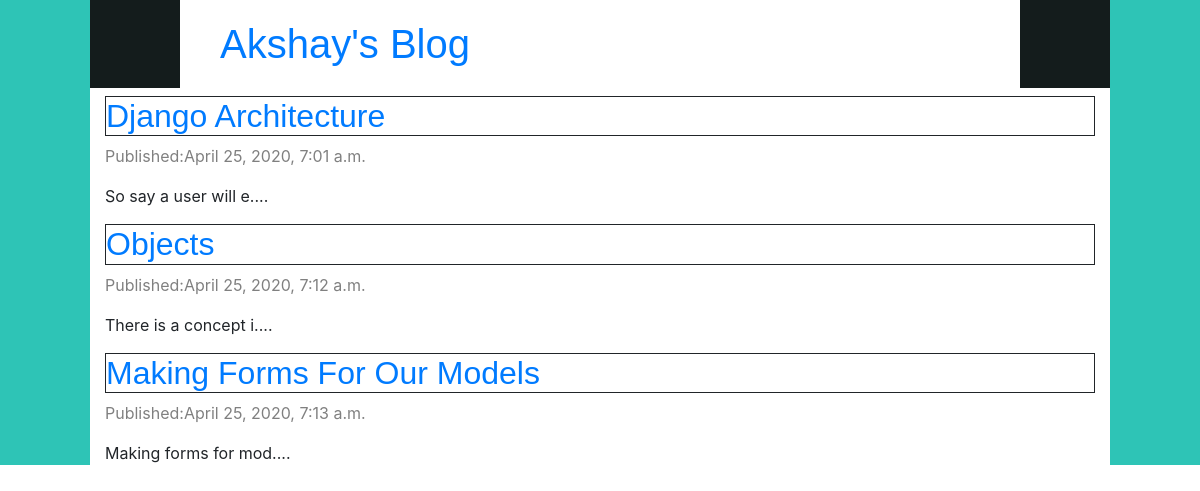
The page / on the database its author committed.
### firstapp/models.py (models this page shows, shortened)
class Post(models.Model):
    author = models.ForeignKey(settings.AUTH_USER_MODEL, on_delete=models.CASCADE)
    title = models.CharField(max_length=200)
    slug = models.SlugField(default='')
    text = models.TextField()
    created_date = models.DateTimeField(default=timezone.now)
    published_date = models.DateTimeField(blank=True, null=True)
    def snippest(self):
        return self.text[:20]+"...."

### firstapp/views.py (the view)
# urls.py: path('',views.index,name='index'),
def index(request):
    posts=Post.objects.filter(published_date__lte=timezone.now()).order_by('published_date')
    my_dict={'posts':posts}
    return render(request,'index.html',context=my_dict)

### templates/index.html
{%extends 'base.html'%}
{%block content%}
<div class="container">
    {%for post in posts%}
      <h2><a href="{% url 'detail' slug=post.slug %}">{{ post.title }}</a></h2>
      <p id="para1">Published:{{post.published_date}}</p>
      <p id="para2">{{post.snippest|linebreaksbr}}</p>
    {% endfor %}
</div>
{%endblock%}

### templates/base.html (shortened to what this page needs)
<!DOCTYPE html>
{%load static%}
<html lang="en" dir="ltr">
  <head>
     <link rel="stylesheet" href="{%static "css/my.css"%}">
     <link rel="stylesheet" href="https://stackpath.bootstrapcdn.com/bootstrap/4.4.1/css/bootstrap.min.css">
  </head>
  <body>
    <div class="wrapper">
      <h1><a href="{%url 'index'%}">Akshay's Blog</a></h1>
      {% block content %}
      {% endblock %}
    </div>
  </body>
</html>

### static/css/my.css (style rules this page uses)
body { background-color: #74d68e; border: 90px solid #2EC4B6; border-top: 0px; border-bottom: 0px; text-align:center; margin: 0px; }
h1 { color:#28b5b5; font-size: 32px; font-family:sans-serif; font-weight: bold; border: 90px solid #141c1c; border-top: 0px; border-bottom: 0px; margin-top: 0; padding: 20px 20px 20px 40px; }
#para1 { color: grey; }
h2 { font-family:sans-serif; border-style: solid; border-width: 1px; }

### rows shown on the page
Post: title "Django Architecture", published_date "April 25, 2020, 7:01 a.m.", snippest "So say a user will e...."
Post: title "Objects", published_date "April 25, 2020, 7:12 a.m.", snippest "There is a concept i...."
Post: title "Making Forms For Our Models", published_date "April 25, 2020, 7:13 a.m.", snippest "Making forms for mod...."
